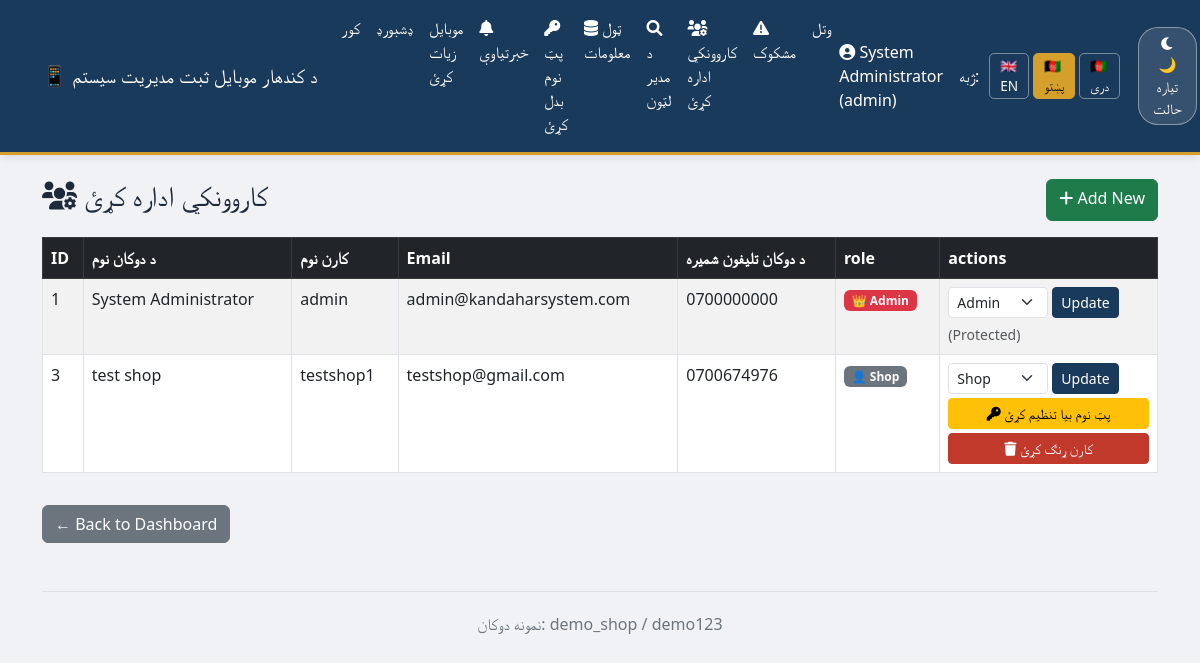
The page /admin/shops?lang=ps (signed in) on the database its author committed.
### app.py (models this page shows)
class Shop(UserMixin, db.Model):
    __tablename__ = 'shops'
    id = db.Column(db.Integer, primary_key=True)
    shop_name = db.Column(db.String(100), nullable=False)
    location = db.Column(db.String(200), nullable=False)
    contact = db.Column(db.String(20))
    email = db.Column(db.String(120), unique=True, nullable=True)
    username = db.Column(db.String(80), unique=True, nullable=False)
    password_hash = db.Column(db.String(200), nullable=False)
    role = db.Column(db.String(20), default='shop')
    is_blocked = db.Column(db.Boolean, default=False)
    mobiles = db.relationship('Mobile', backref='owner_shop', lazy=True, cascade="all, delete-orphan")

### app.py (the view)
@app.route('/admin/shops')
@login_required
def admin_shops():
    if current_user.role != 'admin':
        flash('Access denied.', 'danger')
        return redirect(url_for('shop_dashboard'))
    all_shops = Shop.query.all()
    return render_template('admin_shops.html', shops=all_shops)

### app.py (called while the page is built)
@app.before_request
def set_language():
    lang = request.args.get('lang')
    if lang in LANGUAGES:
        session['lang'] = lang
    if 'lang' not in session:
        session['lang'] = 'en'

def get_text(key):
    lang = session.get('lang', 'en')
    return T[lang].get(key, key)

@app.context_processor
def inject_translations():
    return dict(t=get_text, current_lang=session.get('lang', 'en'))

@login_manager.user_loader
def load_user(shop_id):
    return Shop.query.get(int(shop_id))

### templates/admin_shops.html
{% extends "base.html" %}
{% block content %}
<div class="d-flex justify-content-between">
    <h3><i class="fas fa-users-cog"></i> {{ t('manage_users') }}</h3>
    <a href="/admin/add-shop" class="btn btn-success"><i class="fas fa-plus"></i> Add New</a>
</div>
<div class="table-responsive mt-3">
    <table class="table table-striped table-bordered">
        <thead class="table-dark">
            <tr>
                <th>ID</th>
                <th>{{ t('shop_name') }}</th>
                <th>{{ t('username') }}</th>
                <th>Email</th>
                <th>{{ t('shop_phone') }}</th>
                <th>{{ t('role') }}</th>
                <th>{{ t('actions') }}</th>
            </tr>
        </thead>
        <tbody>
        {% for shop in shops %}
        <tr>
            <td>{{ shop.id }}</td>
            <td>{{ shop.shop_name }}</td>
            <td>{{ shop.username }}</td>
            <td>{{ shop.email if shop.email else '-' }}</td>
            <td>{{ shop.contact if shop.contact else '-' }}</td>
            <td>
                {% if shop.role == 'admin' %}
                    <span class="badge bg-danger">👑 Admin</span>
                {% else %}
                    <span class="badge bg-secondary">👤 Shop</span>
                {% endif %}
            </td>
            <td>
                <form method="POST" action="/admin/change-role/{{ shop.id }}" class="d-flex gap-1 mb-1">
                    <select name="role" class="form-select form-select-sm" style="width:100px;">
                        <option value="shop" {% if shop.role == 'shop' %}selected{% endif %}>Shop</option>
                        <option value="admin" {% if shop.role == 'admin' %}selected{% endif %}>Admin</option>
                    </select>
                    <button class="btn btn-sm btn-primary">Update</button>
                </form>
                {% if shop.username != 'admin' %}
                <form method="POST" action="/admin/reset-password/{{ shop.id }}" onsubmit="return confirm('{{ t('reset_password_confirm').format(user=shop.username, password='[New 8-char password]') }}');">
                    <button class="btn btn-sm btn-warning w-100 mb-1"><i class="fas fa-key"></i> {{ t('reset_password') }}</button>
                </form>
                {% endif %}
                {% if shop.username != 'admin' %}
                <form method="POST" action="/admin/delete-shop/{{ shop.id }}" onsubmit="return confirm('{{ t('delete_confirm') }}');">
                    <button class="btn btn-sm btn-danger w-100"><i class="fas fa-trash"></i> {{ t('delete_user') }}</button>
                </form>
                {% else %}
                <span class="text-muted small">(Protected)</span>
                {% endif %}
            </td>
        </tr>
        {% endfor %}
        </tbody>
    </table>
</div>
<a href="/shop/dashboard" class="btn btn-secondary mt-3">← Back to Dashboard</a>
{% endblock %}

### templates/base.html (shortened to what this page needs)
<!DOCTYPE html>
<html lang="{{ current_lang }}">
<head>
    <link href="https://cdn.jsdelivr.net/npm/bootstrap@5.3.0/dist/css/bootstrap.min.css" rel="stylesheet">
    <link rel="stylesheet" href="https://cdnjs.cloudflare.com/ajax/libs/font-awesome/6.0.0-beta3/css/all.min.css">
</head>
<body>
    <nav class="navbar navbar-expand-lg navbar-custom">
        <div class="container">
            <a class="navbar-brand" href="/">{{ t('app_name') }}</a>
            <div class="collapse navbar-collapse" id="navbarNav">
                <ul class="navbar-nav me-auto">
                    <li class="nav-item"><a class="nav-link" href="/">{{ t('home') }}</a></li>
                    {% if current_user.is_authenticated %}
                        <li class="nav-item"><a class="nav-link" href="/shop/dashboard">{{ t('dashboard') }}</a></li>
                        <li class="nav-item"><a class="nav-link" href="/shop/add-mobile">{{ t('add_mobile') }}</a></li>
                        <li class="nav-item">
                            <a class="nav-link" href="/shop/notifications" style="position:relative;">
                                <i class="fas fa-bell"></i> {{ t('notifications') }}
                            </a>
                        </li>
                        <li class="nav-item"><a class="nav-link" href="/shop/change-password"><i class="fas fa-key"></i> {{ t('change_password') }}</a></li>
                        {% if current_user.role == 'admin' %}
                            <li class="nav-item"><a class="nav-link" href="/admin/all-mobiles"><i class="fas fa-database"></i> {{ t('all_data') }}</a></li>
<li class="nav-item"><a class="nav-link" href="/admin/search-imei"><i class="fas fa-search"></i> {{ t('admin_search') }}</a></li>
<li class="nav-item"><a class="nav-link" href="/admin/shops"><i class="fas fa-users-cog"></i> {{ t('manage_users') }}</a></li>
<li class="nav-item"><a class="nav-link" href="/admin/suspicious-shops"><i class="fas fa-exclamation-triangle"></i> {{ t('suspicious') }}</a></li>
                        {% endif %}
                        <li class="nav-item"><a class="nav-link" href="/shop/logout">{{ t('logout') }}</a></li>
                    {% else %}
                        <li class="nav-item"><a class="nav-link" href="/shop/login">{{ t('login') }}</a></li>
                    {% endif %}
                </ul>
                {% if current_user.is_authenticated %}
                <span class="navbar-text text-white me-3">
                    <i class="fas fa-user-circle"></i> {{ current_user.shop_name }} ({{ current_user.username }})
                </span>
                {% endif %}
                <span class="navbar-text me-2" style="color: #ddd;">{{ t('switch_lang') }}:</span>
                <a href="?lang=en" class="lang-btn {% if current_lang == 'en' %}active{% endif %}">🇬🇧 EN</a>
                <a href="?lang=ps" class="lang-btn {% if current_lang == 'ps' %}active{% endif %}">🇦🇫 پښتو</a>
                <a href="?lang=fa" class="lang-btn {% if current_lang == 'fa' %}active{% endif %}">🇦🇫 دری</a>
                <button id="darkModeToggle" class="dark-toggle-btn ms-3">
                    <i class="fas fa-moon"></i> <span id="modeLabel">{{ t('dark_mode') }}</span>
                </button>
            </div>
        </div>
    </nav>
    <div class="container mt-4">
        {% block content %}{% endblock %}
        <footer class="mt-5 text-center">
            <p>{{ t('demo_creds') }}</p>
        </footer>
    </div>
</body>
</html>

### templates/base.html (style rules this page uses)
:root { --primary-blue: #1a3a5c; --gold: #d4a02b; --gold-hover: #e8b83a; --bg-body-light: #f0f2f6; --text-body-light: #1e2a3a; --bg-card-light: #ffffff; --border-light: #dce1e8; --bg-nav-light: var(--primary-blue); --text-nav-light: #ffffff; --bg-body-dark: #0f1a2b; --text-body-dark: #eaf0f8; --bg-card-dark: #1e3347; --bg-input-dark: #2a4058; --border-dark: #3a5570; --bg-nav-dark: #1a2d42; --text-nav-dark: #ffffff; }
body { background-color: var(--bg-body-light); color: var(--text-body-light); transition: background 0.3s ease, color 0.3s ease; font-family: 'Segoe UI', Tahoma, Geneva, Verdana, sans-serif; }
.navbar-custom { background: var(--bg-nav-light) !important; border-bottom: 3px solid var(--gold); box-shadow: 0 2px 10px rgba(0,0,0,0.1); }
.navbar-custom .navbar-brand, .navbar-custom .nav-link, .navbar-custom .navbar-text { color: var(--text-nav-light) !important; font-weight: 500; }
.table thead { background-color: var(--primary-blue); color: #ffffff; }
.table-striped > tbody > tr:nth-of-type(odd) { background-color: rgba(0, 0, 0, 0.03); }
.btn-primary { background-color: var(--primary-blue); border-color: var(--primary-blue); }
.btn-success { background-color: #1f7b4a; border-color: #1f7b4a; }
.btn-danger { background-color: #c0392b; border-color: #c0392b; }
footer { border-top: 1px solid var(--border-light); padding-top: 20px; color: #6c757d; }
.lang-btn { background: transparent; border: 1px solid rgba(255, 255, 255, 0.4); color: #fff; padding: 2px 10px; border-radius: 5px; cursor: pointer; margin: 0 2px; text-decoration: none; font-size: 0.85rem; transition: 0.2s; }
.lang-btn:hover, .lang-btn.active { background-color: var(--gold); border-color: var(--gold); color: #1a1a1a; }
.dark-toggle-btn { background: rgba(255, 255, 255, 0.12); border: 1px solid rgba(255, 255, 255, 0.4); color: #fff; padding: 5px 14px; border-radius: 20px; cursor: pointer; transition: 0.2s; font-size: 0.9rem; }

### rows shown on the page
Shop: shop_name "System Administrator", username "admin", id "1", email "admin@kandaharsystem.com", contact "0700000000", shows "👑 Admin", role "Admin", shows "(Protected)"
Shop: id "3", shop_name "test shop", username "testshop1", email "testshop@gmail.com", contact "0700674976", shows "👤 Shop", role "Shop", t "پټ نوم بیا تنظیم کړئ", t "کارن ړنګ کړئ"

### other values the page prints
{{ t('app_name') }} "📱 د کندهار موبایل ثبت مدیریت سیستم"
{{ t('home') }} "کور"
{{ t('dashboard') }} "ډشبورډ"
{{ t('add_mobile') }} "موبایل زیات کړئ"
{{ t('notifications') }} "خبرتیاوې"
{{ t('change_password') }} "پټ نوم بدل کړئ"
{{ t('all_data') }} "ټول معلومات"
{{ t('admin_search') }} "د مدیر لټون"
{{ t('manage_users') }} "کاروونکي اداره کړئ"
{{ t('suspicious') }} "مشکوک"
{{ t('logout') }} "وتل"
{{ t('switch_lang') }} "ژبه"
{{ t('dark_mode') }} "🌙 تیاره حالت"
{{ t('shop_name') }} "د دوکان نوم"
{{ t('username') }} "کارن نوم"
